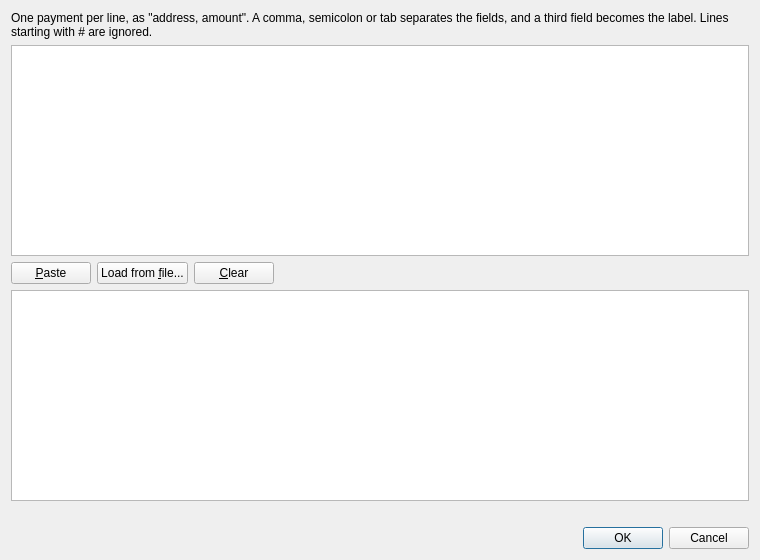
<?xml version="1.0" encoding="UTF-8"?>
<ui version="4.0">
 <class>BatchComposerDialog</class>
 <widget class="QDialog" name="BatchComposerDialog">
  <property name="geometry">
   <rect>
    <x>0</x>
    <y>0</y>
    <width>760</width>
    <height>560</height>
   </rect>
  </property>
  <property name="windowTitle">
   <string>Batch payment</string>
  </property>
  <layout class="QVBoxLayout" name="verticalLayout">
   <item>
    <widget class="QLabel" name="labelHelp">
     <property name="text">
      <string>One payment per line, as &quot;address, amount&quot;. A comma, semicolon or tab separates the fields, and a third field becomes the label. Lines starting with # are ignored.</string>
     </property>
     <property name="wordWrap">
      <bool>true</bool>
     </property>
    </widget>
   </item>
   <item>
    <widget class="QPlainTextEdit" name="input">
     <property name="minimumHeight">
      <number>120</number>
     </property>
     <property name="maximumHeight">
      <number>180</number>
     </property>
    </widget>
   </item>
   <item>
    <layout class="QHBoxLayout" name="layoutButtons">
     <item>
      <widget class="QPushButton" name="pasteButton">
       <property name="text">
        <string>&amp;Paste</string>
       </property>
       <property name="autoDefault">
        <bool>false</bool>
       </property>
      </widget>
     </item>
     <item>
      <widget class="QPushButton" name="loadButton">
       <property name="text">
        <string>Load from &amp;file...</string>
       </property>
       <property name="autoDefault">
        <bool>false</bool>
       </property>
      </widget>
     </item>
     <item>
      <widget class="QPushButton" name="clearButton">
       <property name="text">
        <string>&amp;Clear</string>
       </property>
       <property name="autoDefault">
        <bool>false</bool>
       </property>
      </widget>
     </item>
     <item>
      <spacer name="spacerButtons">
       <property name="orientation">
        <enum>Qt::Horizontal</enum>
       </property>
       <property name="sizeHint" stdset="0">
        <size>
         <width>40</width>
         <height>20</height>
        </size>
       </property>
      </spacer>
     </item>
    </layout>
   </item>
   <item>
    <widget class="QTableWidget" name="preview"/>
   </item>
   <item>
    <widget class="QLabel" name="summary">
     <property name="text">
      <string/>
     </property>
     <property name="wordWrap">
      <bool>true</bool>
     </property>
    </widget>
   </item>
   <item>
    <widget class="QDialogButtonBox" name="buttonBox">
     <property name="orientation">
      <enum>Qt::Horizontal</enum>
     </property>
     <property name="standardButtons">
      <set>QDialogButtonBox::Cancel|QDialogButtonBox::Ok</set>
     </property>
    </widget>
   </item>
  </layout>
 </widget>
 <resources/>
 <connections>
  <connection>
   <sender>buttonBox</sender>
   <signal>accepted()</signal>
   <receiver>BatchComposerDialog</receiver>
   <slot>accept()</slot>
  </connection>
  <connection>
   <sender>buttonBox</sender>
   <signal>rejected()</signal>
   <receiver>BatchComposerDialog</receiver>
   <slot>reject()</slot>
  </connection>
 </connections>
</ui>
